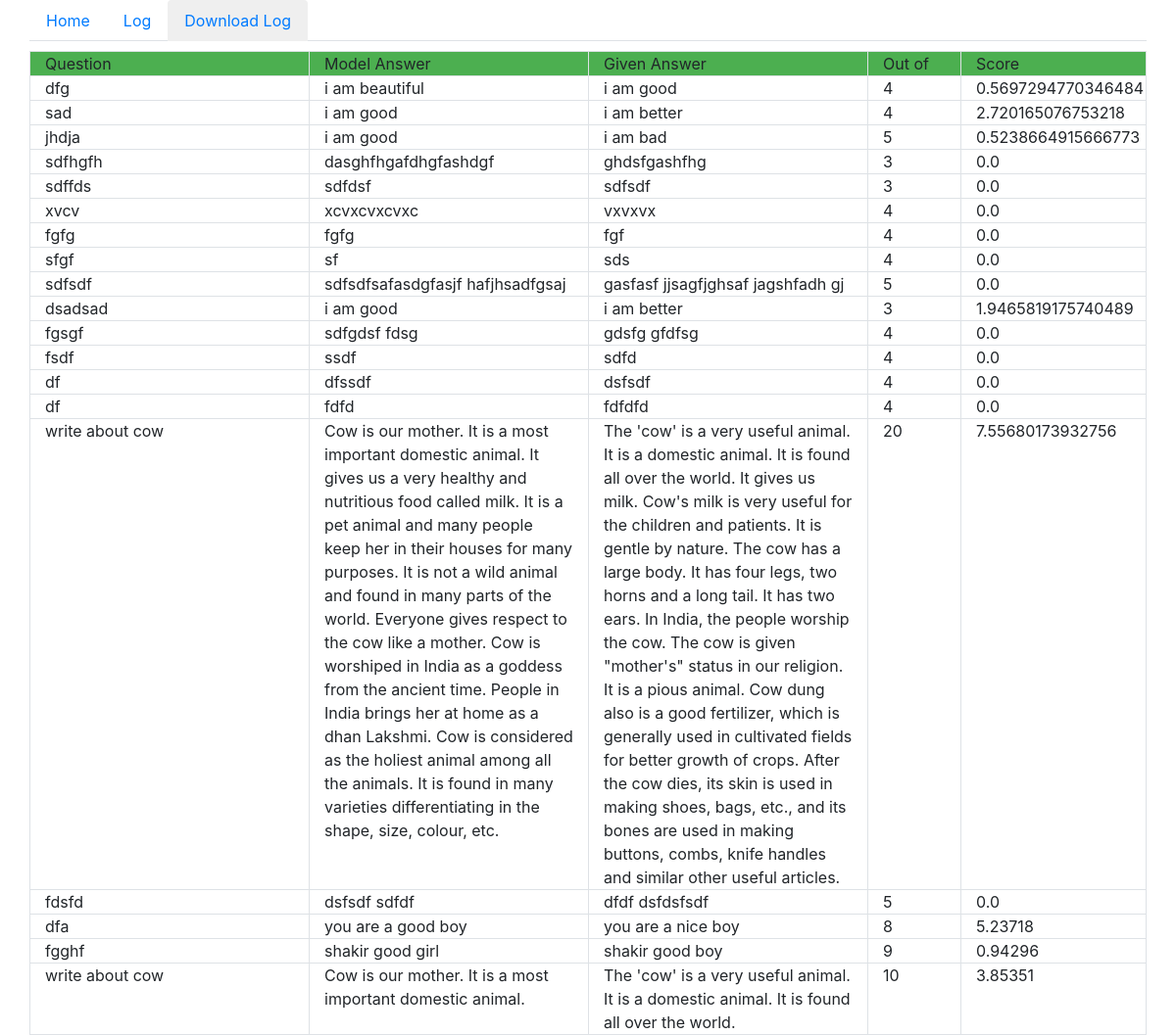
Before: /evaluation/log/ with the older database file.
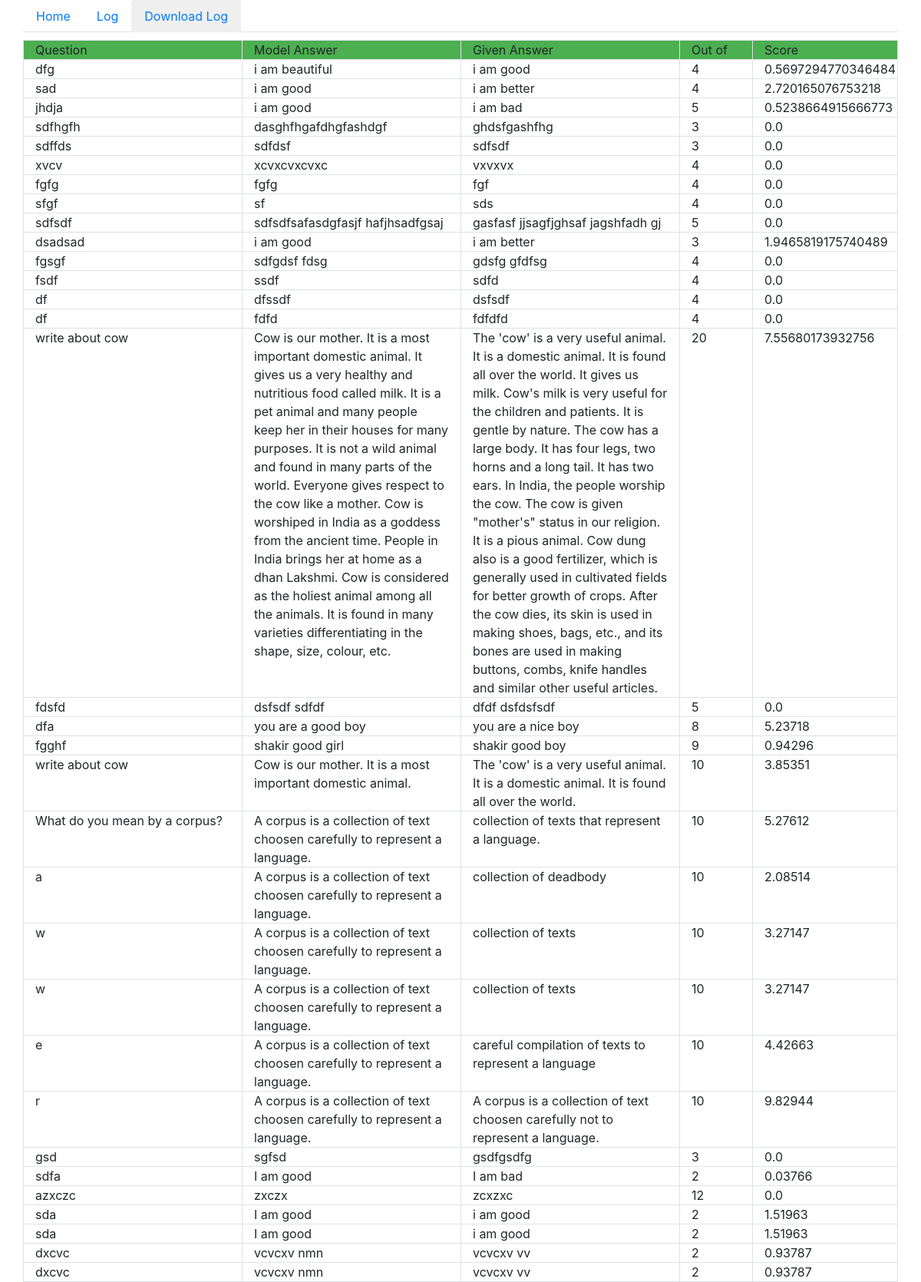
After: the same page with the newer database file.
### evaluation/models.py (models this page shows)
class AnswerData(models.Model):
    question = models.TextField()
    modelAnswer = models.TextField()
    answer = models.TextField()
    marks = models.IntegerField()
    score = models.FloatField()

### evaluation/views.py (the view)
# urls.py: path('log/', views.log, name='log'),
def log(request):
    answer_datas = AnswerData.objects.all()
    return render(request, 'evaluation/log.html', {'answerdatas': answer_datas})

### evaluation/templates/evaluation/log.html (shortened to what this page needs)
{% extends "evaluation/base_layout.html" %}
{% block content %}
    <div class="divTableRow row" style="padding-top: 10px">
        <div class="divTableHead col-3">Question</div>
        <div class="divTableHead col-3">Model Answer</div>
        <div class="divTableHead col-3">Given Answer</div>
        <div class="divTableHead col-1">Out of</div>
        <div class="divTableHead col-2 ri">Score</div>
    </div>
    {% for answerdata in answerdatas %}
        <div class="divTableRow row">
            <div class="divTableCell col-3">{{ answerdata.question }}</div>
            <div class="divTableCell col-3">{{ answerdata.modelAnswer }}</div>
            <div class="divTableCell col-3">{{ answerdata.answer }}</div>
            <div class="divTableCell col-1">{{ answerdata.marks }}</div>
            <div class="divTableCell col-2 ri">{{ answerdata.score }}</div>
        </div>
    {% endfor %}
{% endblock %}

### evaluation/templates/evaluation/base_layout.html (shortened to what this page needs)
{% load static %}
<!DOCTYPE html>
<html lang="en">
<head>
    <link rel="stylesheet" href="{% static 'evaluation/style.css' %}"/>
    <link rel="stylesheet" href="{% static 'evaluation/bootstrap.min.css' %}">
</head>
<body>
<div class="container">
    <div class="row">
        <ul class="nav nav-tabs  col-12">
            <li class="nav-item "><a class="nav-link " href="/">Home</a></li>
            <li class="nav-item "><a class="nav-link" href="/evaluation/log">Log</a></li>
            <li class="nav-item" ><button class="nav-link"><a href="/evaluation/csv">Download Log</a></button></li>
        </ul>
    </div>
    <div class="wrapper">
        {% block content %}
        {% endblock %}
    </div>
</div>
</body>
</html>

### evaluation/static/evaluation/style.css (style rules this page uses)
body { background-color: lightgrey; font-family: "Segoe UI"; align: center; text-decoration: none !important; }
a { text-decoration: none !important; }
.divTableCell { border-bottom: 1px solid #dee2e6; border-left: 1px solid #dee2e6; }
.divTableHead { border-top:1px solid #dee2e6; background-color: #4CAF50; border-bottom: 1px solid #dee2e6; border-left: 1px solid #dee2e6; }
.ri { border-right:1px solid #dee2e6; }

Changed rows visible on the page:
added AnswerData: question "What do you mean by a corpus?", modelAnswer "A corpus is a collection of text choosen carefully to represent a language.", answer "collection of texts that represent a language.", marks "10", score "5.27612"
added AnswerData: question "a", modelAnswer "A corpus is a collection of text choosen carefully to represent a language.", answer "collection of deadbody", marks "10", score "2.08514"
added AnswerData: question "w", modelAnswer "A corpus is a collection of text choosen carefully to represent a language.", answer "collection of texts", marks "10", score "3.27147"
added AnswerData: question "w", modelAnswer "A corpus is a collection of text choosen carefully to represent a language.", answer "collection of texts", marks "10", score "3.27147"
added AnswerData: question "e", modelAnswer "A corpus is a collection of text choosen carefully to represent a language.", answer "careful compilation of texts to represent a language", marks "10", score "4.42663"
added AnswerData: question "r", modelAnswer "A corpus is a collection of text choosen carefully to represent a language.", answer "A corpus is a collection of text choosen carefully not to represent a language.", marks "10", score "9.82944"
added AnswerData: question "gsd", modelAnswer "sgfsd", answer "gsdfgsdfg", marks "3", score "0.0"
added AnswerData: question "sdfa", modelAnswer "I am good", answer "I am bad", marks "2", score "0.03766"
added AnswerData: question "azxczc", modelAnswer "zxczx", answer "zcxzxc", marks "12", score "0.0"
added AnswerData: question "sda", modelAnswer "I am good", answer "i am good", marks "2", score "1.51963"
added AnswerData: question "sda", modelAnswer "I am good", answer "i am good", marks "2", score "1.51963"
added AnswerData: question "dxcvc", modelAnswer "vcvcxv nmn", answer "vcvcxv vv", marks "2", score "0.93787"
added AnswerData: question "dxcvc", modelAnswer "vcvcxv nmn", answer "vcvcxv vv", marks "2", score "0.93787"
